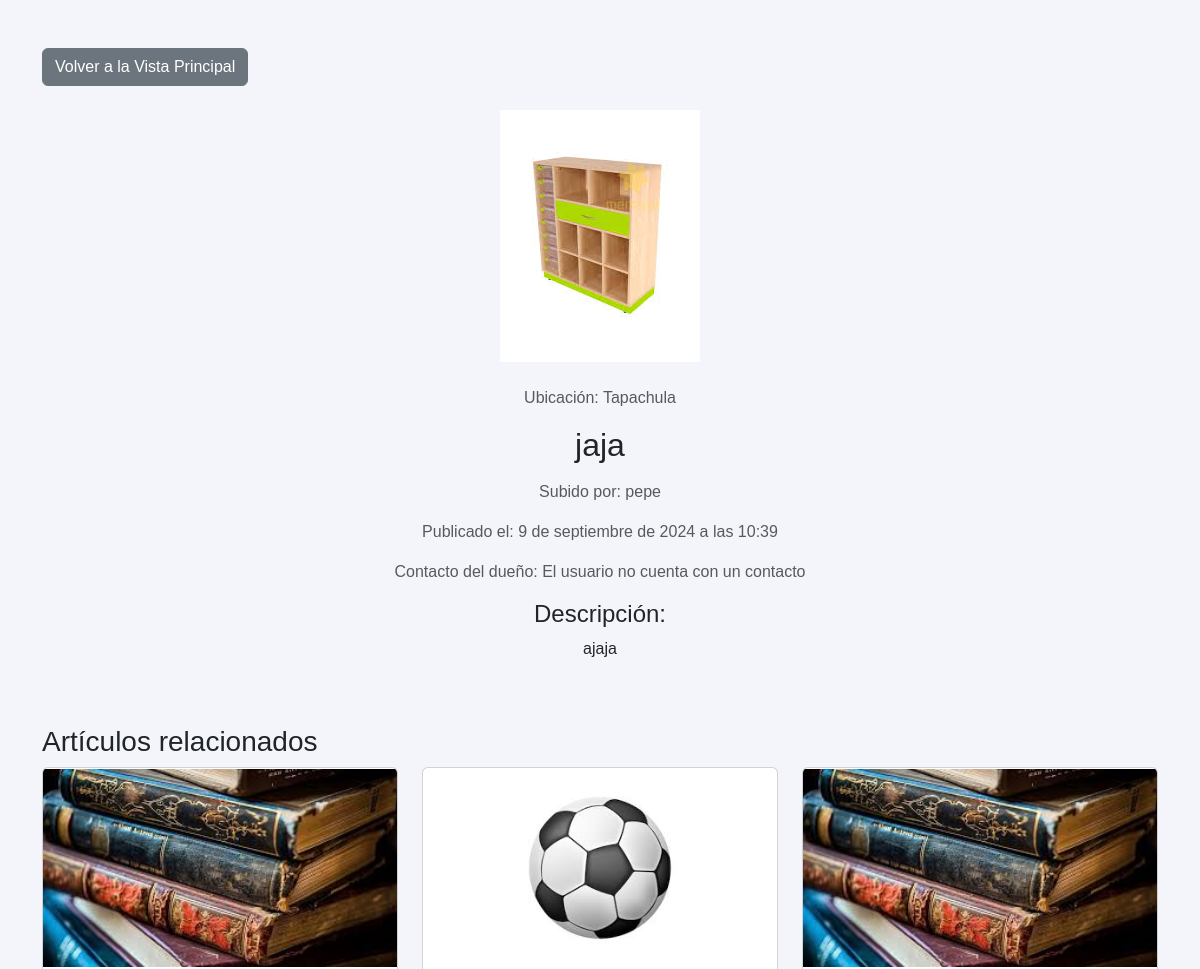
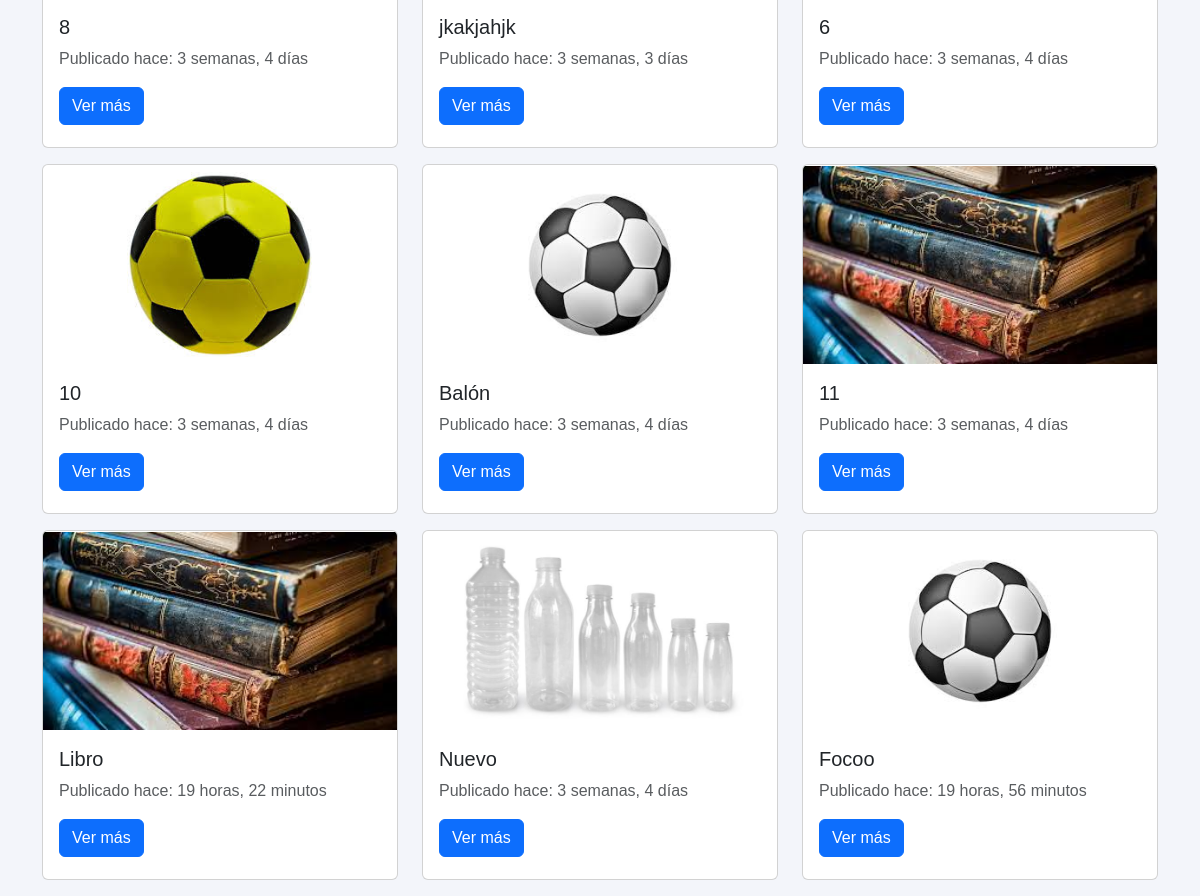
The page /articulo/24/ on the database its author committed (2 pictures, top to bottom).
### core/models.py (models this page shows, shortened)
class Articulo(models.Model):
    nombre = models.CharField(max_length=100)
    descripcion = models.TextField()
    ubicacion = models.CharField(max_length=100)
    fecha_subida = models.DateTimeField(auto_now_add=True)
    fecha_actualizacion = models.DateTimeField(auto_now=True)
    imagen = models.ImageField(upload_to='articulos/', null=False, blank=False)
    usuario = models.ForeignKey(User, on_delete=models.CASCADE, null=False,blank=False)

### core/views.py (the view)
# urls.py: path('articulo/<int:pk>/', ArticuloDetailView.as_view(), name='articulo-detail'),
class ArticuloDetailView(DetailView):
    model = Articulo
    template_name = 'core/articulo_detail.html'
    context_object_name = 'articulo'
    def get_context_data(self, **kwargs):
        context = super().get_context_data(**kwargs)
        articulo = self.object
        related_articulos = Articulo.objects.exclude(pk=articulo.pk).order_by('?')[:9]  # 3 artículos aleatorios
        context['related_articulos'] = related_articulos
        for articulo in context['related_articulos']:
            articulo.tiempo_transcurrido = timesince(articulo.fecha_subida)  # Tiempo desde la subida
        return context

### core/templates/core/articulo_detail.html (shortened to what this page needs)
{% load static %}
<!DOCTYPE html>
<html lang="es">
  <head>
    <link rel="stylesheet" href="{% static 'core/styles/product-details.css' %}" />
    <link href="https://cdn.jsdelivr.net/npm/bootstrap@5.3.0-alpha1/dist/css/bootstrap.min.css" rel="stylesheet">
  </head>
  <body>
    <div class="container mt-5">
      <a href="{% url 'articulo-list' %}" class="btn btn-secondary mb-4">Volver a la Vista Principal</a>
      <div class="row justify-content-center">
          <div class="col-md-8 text-center">
              {% if articulo.imagen %}
              <img src="{{ articulo.imagen.url }}" class="img-fluid mb-4 zoom" alt="{{ articulo.nombre }}">
              {% else %}
              <p>No hay imagenes disponibles</p>
              {% endif %}
              <p class="text-muted">Ubicación: {{ articulo.ubicacion }}</p>
              <h2 class="mb-3">{{ articulo.nombre }}</h2>
              <p class="text-muted">Subido por: {{ articulo.usuario.username }}</p>
              <p class="text-muted">Publicado el: {{ articulo.fecha_subida }}</p>
              {% if articulo.usuario.email %}
              <p class="text-muted">Contacto del dueño: {{ articulo.usuario.email }}</p>
              {% else %}
              <p class="text-muted">Contacto del dueño: El usuario no cuenta con un contacto</p>
              {% endif %}
              <h4>Descripción:</h4>
              <p>{{ articulo.descripcion }}</p>
          </div>
      </div>
      <h3 class="mt-5">Artículos relacionados</h3>
      <div class="row">
          {% for related_articulo in related_articulos %}
          <div class="col-md-4">
              <div class="card mb-3">
                {% if related_articulo.imagen %}
                  <img src="{{ related_articulo.imagen.url }}" class="card-img-top" alt="{{ related_articulo.nombre }}">
                {% endif %}
                <div class="card-body">
                    <h5 class="card-title">{{ related_articulo.nombre }}</h5>
                    <p class="text-muted">Publicado hace: {{ related_articulo.tiempo_transcurrido }}</p>
                    <a href="{% url 'articulo-detail' related_articulo.id %}" class="btn btn-primary">Ver más</a>
                </div>
              </div>
          </div>
          {% empty %}
          <p>No hay artículos relacionados disponibles.</p>
          {% endfor %}
      </div>
    </div>
  </body>
</html>

### core/static/core/styles/product-details.css (style rules this page uses)
* { box-sizing: border-box; margin: 0; padding: 0; font-family: Arial, sans-serif; }
body { background: #f3f5fa !important; display: flex; justify-content: center; height: 100vh; width: 100vw; }
.zoom { transition: transform 0.3s ease; }

### core/templates/core/articulo_detail.html (style rules this page uses)
.card { height: 350px; width: 100%; }
.card-img-top { height: 200px; object-fit: contain; }

### rows shown on the page
Articulo: imagen (picture), ubicacion "Tapachula", nombre "jaja", usuario.username "pepe", fecha_subida "9 de septiembre de 2024 a las 10:39", descripcion "ajaja"
Articulo: imagen (picture), nombre "8", tiempo_transcurrido "3 semanas, 4 días"
Articulo: imagen (picture), nombre "jkakjahjk", tiempo_transcurrido "3 semanas, 3 días"
Articulo: imagen (picture), nombre "6", tiempo_transcurrido "3 semanas, 4 días"
Articulo: imagen (picture), nombre "10", tiempo_transcurrido "3 semanas, 4 días"
Articulo: imagen (picture), nombre "Balón", tiempo_transcurrido "3 semanas, 4 días"
Articulo: imagen (picture), nombre "11", tiempo_transcurrido "3 semanas, 4 días"
Articulo: imagen (picture), nombre "Libro", tiempo_transcurrido "19 horas, 22 minutos"
Articulo: imagen (picture), nombre "Nuevo", tiempo_transcurrido "3 semanas, 4 días"
Articulo: imagen (picture), nombre "Focoo", tiempo_transcurrido "19 horas, 56 minutos"
